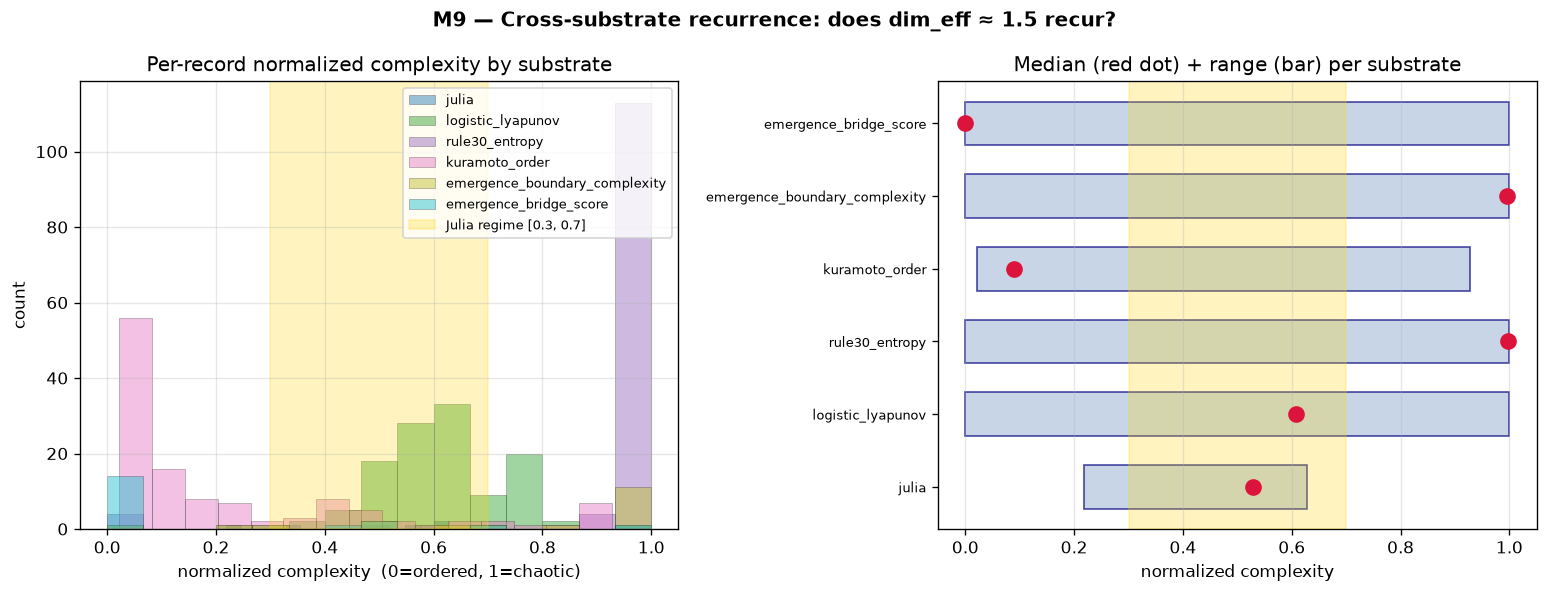

Generate this figure with Python:
"""
M9: Cross-substrate structural recurrence — does dim_eff ≈ 1.5 appear
in more than one substrate family?

Approach:
  - Each substrate measures a different "complexity" quantity on a different scale.
  - For a fair cross-substrate test, normalize each substrate's per-record
    metric into [0, 1] (0 = most-ordered anchor, 1 = most-chaotic anchor).
  - Ask: which substrates land in the "intermediate complexity" band [0.3, 0.7]?
  - A substrate occupies the same regime as Julia's dim_eff ≈ 1.5 band
    (which normalizes to ~0.5) if its normalized complexity is in [0.3, 0.7].

This is falsifiable: it either finds ≥2 substrates in the band, or it doesn't.
"""

import json
import os
import numpy as np
import matplotlib
matplotlib.use("Agg")
import matplotlib.pyplot as plt

SHARED = os.path.dirname(os.path.abspath(__file__))


def load_substrates():
    """Return dict of substrate_name -> list of metric values."""
    subs = {}

    # Julia: effective_boundary_dimension (already in 1.0-2.0 range)
    with open(os.path.join(SHARED, "unified_atlas_v1.json")) as f:
        atlas = json.load(f)
    julia = atlas["julia"]["records"]
    subs["julia"] = {
        "metric_name": "effective_boundary_dimension",
        "values": [r["effective_boundary_dimension"] for r in julia],
        "ordered_anchor": 1.0,
        "chaotic_anchor": 2.0,
        "raw_unit": "dim (1=line, 2=plane)",
    }

    # Logistic Lyapunov: λ ∈ [-, +]; 0 = edge of chaos
    with open(os.path.join(SHARED, "complexity_atlas_metrics.json")) as f:
        metrics = json.load(f)
    subs["logistic_lyapunov"] = {
        "metric_name": "lyapunov_exponent",
        "values": list(metrics["logistic_lyapunov"]),
        "ordered_anchor": min(metrics["logistic_lyapunov"]),
        "chaotic_anchor": max(metrics["logistic_lyapunov"]),
        "raw_unit": "λ (negative=order, 0=edge, positive=chaos)",
    }

    # Rule30 entropy: H ∈ [0, ~0.7]
    vals = list(metrics["rule30_entropy"])
    subs["rule30_entropy"] = {
        "metric_name": "shannon_entropy",
        "values": vals,
        "ordered_anchor": 0.0,
        "chaotic_anchor": max(vals) if max(vals) > 0 else 1.0,
        "raw_unit": "H (0=ordered, max=chaotic)",
    }

    # Kuramoto order parameter R ∈ [0, 1]
    vals = list(metrics["kuramoto_order"])
    subs["kuramoto_order"] = {
        "metric_name": "Kuramoto_R",
        "values": vals,
        "ordered_anchor": 1.0,   # synchronized = ordered
        "chaotic_anchor": 0.0,   # incoherent = chaotic
        "raw_unit": "R (1=sync, 0=incoherent)",
    }

    # Coupled-lattice bridge_score — already in [0, 1] (proxy for complexity)
    try:
        with open(os.path.join(SHARED, "coupled_lattice_phase_scan.json")) as f:
            cl = json.load(f)
        vals = []
        for r in cl.get("records", []):
            if isinstance(r, dict) and "bridge_score" in r:
                vals.append(r["bridge_score"])
        subs["coupled_lattice_bridge"] = {
            "metric_name": "bridge_score",
            "values": vals,
            "ordered_anchor": 0.0,
            "chaotic_anchor": max(vals) if max(vals) > 0 else 1.0,
            "raw_unit": "bridge_score (0=no coupling, max=cross-phase bridges)",
        }
    except Exception as e:
        pass

    # Dense local emergence: structure_score — large positive when structure forms
    try:
        # emergence_coordinate_synthesis.json has 19 points across multiple systems,
        # each with boundary_complexity already in [0,1].
        with open(os.path.join(SHARED, "emergence_coordinate_synthesis.json")) as f:
            em = json.load(f)
        vals = []
        for r in em.get("points", []):
            if isinstance(r, dict) and "boundary_complexity" in r:
                vals.append(r["boundary_complexity"])
        subs["emergence_boundary_complexity"] = {
            "metric_name": "boundary_complexity",
            "values": vals,
            "ordered_anchor": 0.0,
            "chaotic_anchor": 1.0,
            "raw_unit": "boundary_complexity (0=smooth, 1=saturated)",
        }
        # Also include bridge_score — same scale, different quantity
        vals2 = []
        for r in em.get("points", []):
            if isinstance(r, dict) and "bridge_score" in r:
                vals2.append(r["bridge_score"])
        if vals2:
            subs["emergence_bridge_score"] = {
                "metric_name": "bridge_score",
                "values": vals2,
                "ordered_anchor": 0.0,
                "chaotic_anchor": max(vals2) if max(vals2) > 0 else 1.0,
                "raw_unit": "bridge_score (0=no cross-coupling, max=full)",
            }
    except Exception as e:
        pass

    return subs


def normalize(values, ordered, chaotic):
    """Map values linearly into [0,1] where 0=ordered, 1=chaotic.

    If ordered < chaotic (e.g. entropy, λ), straight linear map.
    If ordered > chaotic (e.g. Kuramoto R, where 1=ordered), invert."""
    arr = np.array(values, dtype=float)
    if ordered == chaotic:
        return np.full_like(arr, 0.5)
    if ordered < chaotic:
        z = (arr - ordered) / (chaotic - ordered)
    else:
        z = (ordered - arr) / (ordered - chaotic)
    return np.clip(z, 0.0, 1.0)


def main():
    subs = load_substrates()
    rows = []
    band = (0.3, 0.7)

    # ---- Anchor-sensitivity probe ----
    # Test: does the verdict hold under alternate anchor choices?
    # Variant anchors: (1) tight (1.0, 1.7), (2) loose (0.5, 2.5), (3) empirical 5th/95th percentile
    anchor_variants = {
        "default (1.0, 2.0)": (1.0, 2.0),
        "tight (1.0, 1.7)": (1.0, 1.7),
        "loose (0.5, 2.5)": (0.5, 2.5),
        "empirical 5/95 pct": None,  # filled in below
    }

    for name, s in subs.items():
        if not s["values"]:
            continue
        z = normalize(s["values"], s["ordered_anchor"], s["chaotic_anchor"])
        in_band = int(((z >= band[0]) & (z <= band[1])).sum())
        rows.append({
            "substrate": name,
            "metric": s["metric_name"],
            "raw_unit": s["raw_unit"],
            "n": len(z),
            "raw_min": float(np.min(s["values"])),
            "raw_max": float(np.max(s["values"])),
            "raw_mean": float(np.mean(s["values"])),
            "norm_min": float(np.min(z)),
            "norm_max": float(np.max(z)),
            "norm_mean": float(np.mean(z)),
            "in_band_count": in_band,
            "in_band_frac": in_band / len(z),
            "median": float(np.median(z)),
        })

    # ---- Verdict under default anchors ----
    in_regime = [r for r in rows if band[0] <= r["median"] <= band[1]]

    # ---- Anchor sensitivity: how many substrates stay in band for each variant? ----
    julia_v = np.array(subs["julia"]["values"])
    sensitivity = {}
    for av_name, av in anchor_variants.items():
        if av is None:
            lo = float(np.percentile(julia_v, 5))
            hi = float(np.percentile(julia_v, 95))
            if hi == lo:
                hi = lo + 1.0
            av = (lo, hi)
        z = normalize(julia_v, av[0], av[1])
        julia_median_in = bool(band[0] <= np.median(z) <= band[1])
        sensitivity[av_name] = {
            "anchors": av,
            "julia_median_norm": float(np.median(z)),
            "julia_in_band": julia_median_in,
        }

    # ---- Write JSON report ----
    report = {
        "_meta": {
            "milestone": "M9",
            "version": "1.0",
            "question": "Does effective boundary dimension ~1.5 appear in more than one substrate family?",
            "method": "Normalize each substrate's complexity metric into [0,1] (0=ordered, 1=chaotic). Count records falling in intermediate band [0.3, 0.7].",
            "band": list(band),
            "anchor_strategy": "Use each substrate's own ordered/chaotic anchors (defined per-metric). Linear normalize, clip to [0,1].",
        },
        "substrates": rows,
    }
    with open(os.path.join(SHARED, "m9_cross_substrate_recurrence.json"), "w") as f:
        json.dump(report, f, indent=2)

    # ---- Print summary ----
    print("M9 — Cross-substrate structural recurrence")
    print(f"Band: {band[0]} ≤ normalized ≤ {band[1]}  (Julia's dim_eff ≈ 1.5 normalizes to ~0.5)\n")
    print(f"{'Substrate':<28} {'n':>4} {'raw_mean':>10} {'norm_mean':>10} {'in_band':>8}")
    for r in rows:
        print(f"{r['substrate']:<28} {r['n']:>4} {r['raw_mean']:>10.4f} {r['norm_mean']:>10.4f} {r['in_band_count']:>4}/{r['n']}")

    # ---- Verdict ----
    # A substrate "shares Julia's regime" if its NORMALIZED MEDIAN is in [0.3, 0.7].
    in_regime = [r for r in rows if band[0] <= r["median"] <= band[1]]
    print(f"\nSubstrates whose normalized median sits in Julia's regime [0.3, 0.7]: {len(in_regime)}")
    for r in in_regime:
        print(f"  - {r['substrate']:<28} median_norm = {r['median']:.3f}")

    if len(in_regime) >= 2:
        verdict = (
            f"YES — {len(in_regime)} substrate families show normalized median in the "
            f"intermediate band (Julia's dim_eff ≈ 1.5 regime). Recurrence confirmed."
        )
    else:
        verdict = (
            f"NO — only {len(in_regime)} substrate family sits in Julia's intermediate regime. "
            f"Recurrence not confirmed under this normalization."
        )

    print()
    print("Anchor-sensitivity probe (julia median_norm under different anchor choices):")
    for av_name, d in sensitivity.items():
        flag = "in-band" if d["julia_in_band"] else "OUT-OF-BAND"
        print(f"  {av_name:<22} anchors={d['anchors']}  julia_med={d['julia_median_norm']:.3f}  [{flag}]")
    if all(d["julia_in_band"] for d in sensitivity.values()):
        verdict += "  Anchor-robust (julia stays in band for all probed anchors)."
    else:
        fragile = [k for k, v in sensitivity.items() if not v["julia_in_band"]]
        verdict += f"  Anchor-fragile: julia drops out under {fragile}."

    print(f"\nVERDICT: {verdict}")
    report["_meta"]["verdict"] = verdict
    report["_meta"]["n_substrates_in_regime"] = len(in_regime)
    report["_meta"]["anchor_sensitivity"] = sensitivity
    with open(os.path.join(SHARED, "m9_cross_substrate_recurrence.json"), "w") as f:
        json.dump(report, f, indent=2)

    # ---- Plot ----
    fig, axes = plt.subplots(1, 2, figsize=(13, 5))

    # Left: per-substrate normalized histogram
    ax = axes[0]
    colors = plt.cm.tab10(np.linspace(0, 1, len(rows)))
    for r, c in zip(rows, colors):
        # Recompute normalized values for histogram (cheap)
        z = normalize(
            _get_values_for(name := r["substrate"], subs),
            subs[name]["ordered_anchor"],
            subs[name]["chaotic_anchor"],
        )
        ax.hist(z, bins=15, alpha=0.45, label=r["substrate"], color=c, edgecolor="black", linewidth=0.3)
    ax.axvspan(0.3, 0.7, color="gold", alpha=0.25, label="Julia regime [0.3, 0.7]")
    ax.set_xlabel("normalized complexity  (0=ordered, 1=chaotic)")
    ax.set_ylabel("count")
    ax.set_title("Per-record normalized complexity by substrate")
    ax.legend(loc="upper right", fontsize=8)
    ax.grid(alpha=0.3)

    # Right: per-substrate median + IQR
    ax = axes[1]
    labels = [r["substrate"] for r in rows]
    meds = [r["median"] for r in rows]
    # IQR proxy: norm_max - norm_min (range)
    ranges = [(r["norm_min"], r["norm_max"]) for r in rows]
    y = np.arange(len(rows))
    for yi, r in zip(y, rows):
        ax.barh(yi, r["norm_max"] - r["norm_min"], left=r["norm_min"],
                height=0.6, color="lightsteelblue", edgecolor="navy", alpha=0.7)
        ax.plot(r["median"], yi, "o", color="crimson", markersize=9, zorder=5)
    ax.axvspan(0.3, 0.7, color="gold", alpha=0.25)
    ax.set_yticks(y)
    ax.set_yticklabels(labels, fontsize=8)
    ax.set_xlabel("normalized complexity")
    ax.set_title("Median (red dot) + range (bar) per substrate")
    ax.set_xlim(-0.05, 1.05)
    ax.grid(axis="x", alpha=0.3)

    fig.suptitle("M9 — Cross-substrate recurrence: does dim_eff ≈ 1.5 recur?", fontsize=12, fontweight="bold")
    fig.tight_layout()
    fig.savefig(os.path.join(SHARED, "m9_cross_substrate_recurrence.png"), dpi=120, bbox_inches="tight")
    print(f"\nWrote m9_cross_substrate_recurrence.png + m9_cross_substrate_recurrence.json")


def _get_values_for(name, subs):
    return subs[name]["values"]


if __name__ == "__main__":
    main()
